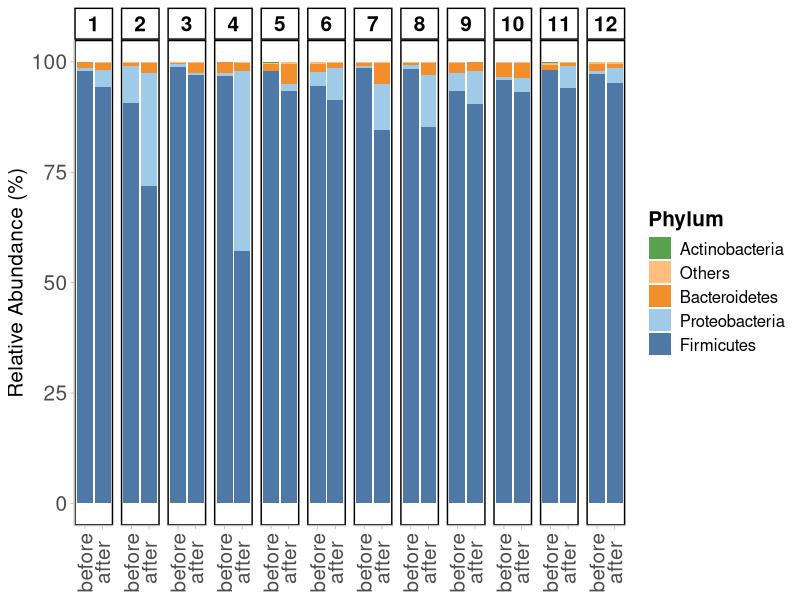

Here is the R script that generated this plot:
rm(list = ls())

library(ggplot2)
library(tidyverse)

# Data import and arrangements --------------------------------------------

# metadata
meta <- read.table("Data/ds_metadata.txt", header = T, sep = "\t", stringsAsFactors = T)

# import raw relative abundance table
phylum.raw <- read.table("Data/ds_phylum_otu_table_final.tsv", sep = "\t", header = T, row.names = 1)

# import OTU-taxa table
phylum.otu.taxa <- read.table("Data/ds_phylum_taxa_table.tsv", sep = "\t", header = T, row.names = 1)

# replace OTU IDs in raw table with taxonomy names
rownames(phylum.raw) <- phylum.otu.taxa$Phylum[match(rownames(phylum.raw), rownames(phylum.otu.taxa))]

# # transpose raw phylum df (re-normalize to get rid of very small changes and make the totals into 100)
phylum <- data.frame(t(vegan::decostand(phylum.raw, method = "total", MARGIN = 2)*100))

# add time information
phylum$meta <- meta$Time[match(rownames(phylum), meta$ID)]
phylum$meta <- factor(phylum$meta, levels = c("before", "after"))


# Preparing top 3 phyla table -----------------------------------------------

phylum.top3 <- data.frame(matrix(ncol = 5, nrow = nrow(phylum)*4))
colnames(phylum.top3) <- c("id", "meta", "pair", "phylum", "rel.ab")

for (i in 1:nrow(phylum)) {
  # id
  phylum.top3[((4*i)-3):(4*i), 1] <- rep(rownames(phylum)[i], 4)
  # group
  phylum.top3[((4*i)-3):(4*i), 2] <- as.character(rep(meta$Time[match(rownames(phylum)[i], meta$ID)], 4))
  # pair
  phylum.top3[((4*i)-3):(4*i), 3] <- rep(meta$Pairing[match(rownames(phylum)[i], meta$ID)], 4)
  # phylum
  ordered <- sort(unlist(phylum[i, -37]), decreasing = T)
  phylum.top3[((4*i)-3):((4*i)-1), 4] <- names(ordered)[1:3]
  phylum.top3[(4*i), 4] <- "Others"
  # relative abundance
  phylum.top3[(4*i)-3, 5] <- ordered[1]
  phylum.top3[(4*i)-2, 5] <- ordered[2]
  phylum.top3[(4*i)-1, 5] <- ordered[3]
  phylum.top3[(4*i), 5] <- sum(ordered[4:length(ordered)])
} 



# Plot --------------------------------------------------------------------


# png("Phylum/Phylum_top3.png", units = "in", width = 15, height = 5, res = 800)

ggplot(phylum.top3, aes(fill=reorder(phylum, rel.ab, FUN = sum), 
                       y=rel.ab, 
                       x=factor(meta, levels = c("before", "after")))) + 
  geom_col() +
  facet_grid(.~pair, scale = "free_x") + 
  ggthemes::scale_fill_tableau(palette = "Tableau 20", direction = -1) +
  labs(y="Relative Abundance (%)", fill='Phylum') +
  theme_light() +
  theme(axis.line = element_line(colour = "grey"),
        panel.grid.major = element_blank(),
        panel.grid.minor = element_blank(),
        panel.background = element_blank(),
        axis.title.y = element_text(size = 15),
        axis.title.x = element_blank(),
        axis.text.x = element_text(size = 15, angle = 90, vjust = 0.5),
        axis.text.y = element_text(size = 15),
        plot.title = element_blank(),
        legend.position='right',
        legend.title = element_text(size = 15, face = "bold"),
        legend.text = element_text(size = 12),
        strip.text.x = element_text(size = 15, color = "black", face = "bold"),
        strip.background = element_rect(fill = NA, color = "black", linewidth = 1),
        panel.border = element_rect(color = "black", fill = NA, linewidth = 1)) 

# dev.off()

